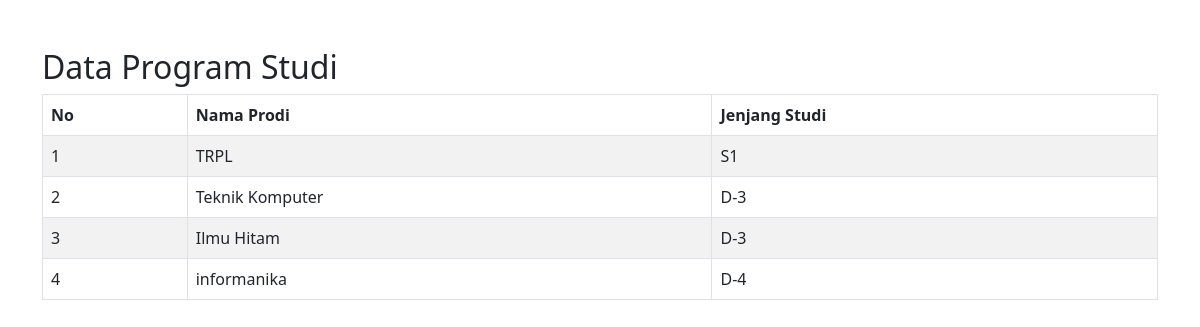
Page /kasus_web/prodi.php on the committed database.
### tables this page shows
CREATE TABLE `prodi` (
  `id` int(11) NOT NULL,
  `nama_prodi` varchar(200) NOT NULL,
  `jenjang_studi` enum('D-2','D-3','D-4','S1') NOT NULL
);

### kasus_web/prodi.php (the view, shortened to what this page needs)
<!DOCTYPE html>
<html lang="en">
<head>
    <link href="https://cdn.jsdelivr.net/npm/bootstrap@5.3.0-alpha1/dist/css/bootstrap.min.css" rel="stylesheet">
</head>
<body>
    <div class="container mt-5">
        <h2>Data Program Studi</h2>
        <div class="table-container">
            <table id="example" class="table table-bordered table-hover table-striped">
                <thead>
                    <tr>
                        <th>No</th>
                        <th>Nama Prodi</th>
                        <th>Jenjang Studi</th>
                    </tr>
                </thead>
                <tbody>
                    <?php
                    include 'admin/koneksi.php';
                    $sql = mysqli_query($db, "SELECT * FROM prodi");
                    $no = 1;
                    while ($data_prodi = mysqli_fetch_array($sql)) {
                    ?>
                        <tr>
                            <td><?= $no ?></td>
                            <td><?= $data_prodi['nama_prodi'] ?></td>
                            <td><?= $data_prodi['jenjang_studi'] ?></td>
                        </tr>
                    <?php
                        $no++;
                    }
                    ?>
                </tbody>
            </table>
        </div>
    </div>
</body>
</html>

### rows in the picture
prodi: nama_prodi "TRPL", jenjang_studi "S1"
prodi: nama_prodi "Teknik Komputer", jenjang_studi "D-3"
prodi: nama_prodi "Ilmu Hitam", jenjang_studi "D-3"
prodi: nama_prodi "informanika", jenjang_studi "D-4"
